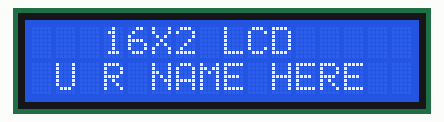
Simulated run of this sketch. Board: Arduino Uno, built with avr-gcc and run on an emulated ATmega328P. Parts: 16×2 character LCD.

Above: at 0.1 s.

The sketch:

lcd.ino
```cpp
#include <LiquidCrystal.h>

LiquidCrystal lcd(2,3, 4, 5, 6, 7);


void setup() {
  lcd.begin(16, 2);
  }

void loop() {
  lcd.setCursor(0, 0);
  lcd.print("   16X2 LCD     ");
  lcd.setCursor(0, 1);
  lcd.print(" U R NAME HERE  ");
  delay(5000);
  lcd.clear();
}
```
